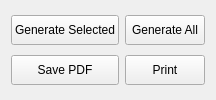
       <widget class="QWidget" name="widget_8" native="true">
        <layout class="QGridLayout" name="gridLayout_8">
         <item row="0" column="0">
          <widget class="QPushButton" name="btn_generate_selected">
           <property name="minimumSize">
            <size>
             <width>0</width>
             <height>30</height>
            </size>
           </property>
           <property name="text">
            <string>Generate Selected</string>
           </property>
          </widget>
         </item>
         <item row="0" column="1">
          <widget class="QPushButton" name="btn_generate_all">
           <property name="minimumSize">
            <size>
             <width>0</width>
             <height>30</height>
            </size>
           </property>
           <property name="text">
            <string>Generate All</string>
           </property>
          </widget>
         </item>
         <item row="1" column="1">
          <widget class="QPushButton" name="btn_print">
           <property name="minimumSize">
            <size>
             <width>0</width>
             <height>30</height>
            </size>
           </property>
           <property name="text">
            <string>Print</string>
           </property>
          </widget>
         </item>
         <item row="1" column="0">
          <widget class="QPushButton" name="btn_save_pdf">
           <property name="minimumSize">
            <size>
             <width>0</width>
             <height>30</height>
            </size>
           </property>
           <property name="text">
            <string>Save PDF</string>
           </property>
          </widget>
         </item>
        </layout>
       </widget>
